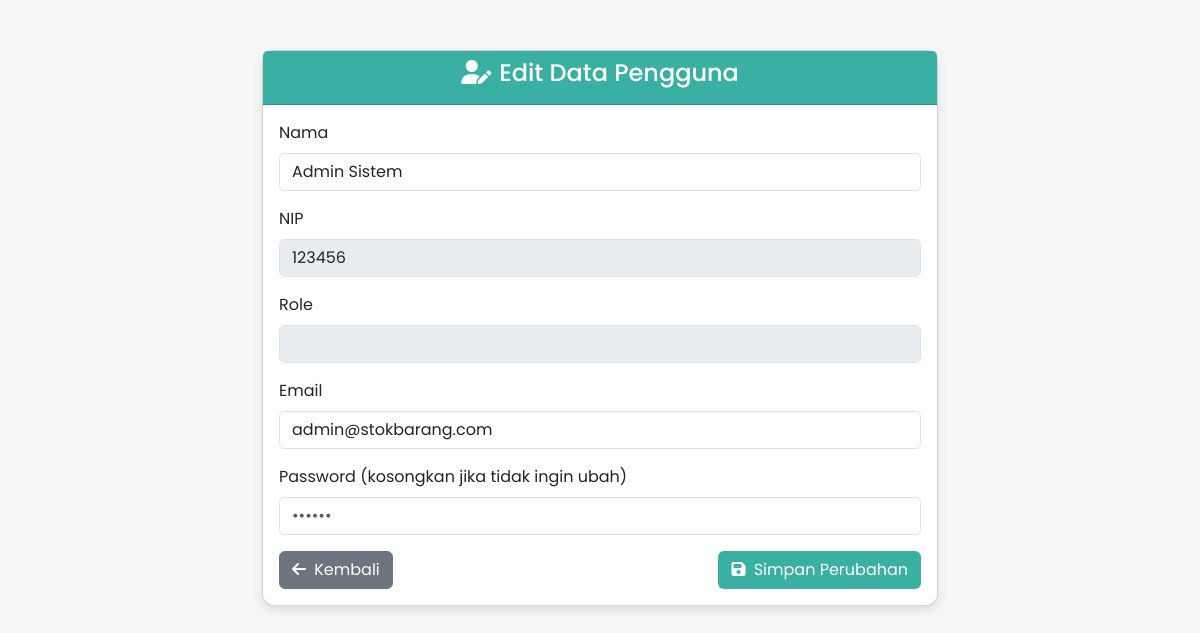
Screenshot of /edit.php?no=1 with the database file from the repository.
### tables this page shows
CREATE TABLE `pengguna` (
  `NO` int(11) NOT NULL,
  `nama` varchar(100) NOT NULL,
  `nip` varchar(50) DEFAULT NULL,
  `kontak` int(20) DEFAULT NULL,
  `email` varchar(100) NOT NULL,
  `PASSWORD` varchar(255) NOT NULL,
  `ROLE` varchar(50) NOT NULL
);

### edit.php (the view, shortened to what this page needs)
<?php
include("koneksi.php");
$no = intval($_GET['no']);
$sql = "SELECT * FROM pengguna WHERE no = $no";
$result = $db->query($sql);
$data = $result->fetch_assoc();
?>
<!DOCTYPE html>
<html lang="id">
<head>
<link href="https://cdn.jsdelivr.net/npm/bootstrap@5.3.2/dist/css/bootstrap.min.css" rel="stylesheet">
<link rel="stylesheet" href="https://cdnjs.cloudflare.com/ajax/libs/font-awesome/6.5.1/css/all.min.css">
</head>
<body>
<div class="container">
  <div class="card">
    <div class="card-header text-center">
      <h4><i class="fa-solid fa-user-pen me-2"></i>Edit Data Pengguna</h4>
    </div>
    <div class="card-body">
      <form action="proses_pengguna.php" method="POST">
        <div class="mb-3">
          <label class="form-label">Nama</label>
          <input type="text" name="nama" class="form-control" value="<?= htmlspecialchars($data['nama']); ?>" required>
        </div>
        <div class="mb-3">
          <label class="form-label">NIP</label>
          <input type="text" class="form-control" value="<?= htmlspecialchars($data['nip']); ?>" disabled>
        </div>
        <div class="mb-3">
          <label class="form-label">Role</label>
          <input type="text" class="form-control" value="<?= htmlspecialchars($data['role']); ?>" disabled>
        </div>
        <div class="mb-3">
          <label class="form-label">Email</label>
          <input type="email" name="email" class="form-control" value="<?= htmlspecialchars($data['email']); ?>" required>
        </div>
        <div class="mb-3">
          <label class="form-label">Password (kosongkan jika tidak ingin ubah)</label>
          <input type="password" name="password" class="form-control" placeholder="••••••">
        </div>
        <div class="d-flex justify-content-between">
          <a href="pengguna.php" class="btn btn-secondary">
            <i class="fa-solid fa-arrow-left me-1"></i> Kembali
          </a>
          <button type="submit" name="edit" class="btn btn-custom">
            <i class="fa-solid fa-save me-1"></i> Simpan Perubahan
          </button>
        </div>
      </form>
    </div>
  </div>
</div>
</body>
</html>

### edit.php (style rules this page uses)
body { font-family: 'Poppins', sans-serif; background: #f5f7f7; margin: 0; padding: 0; }
.container { max-width: 700px; margin-top: 50px; }
.card { border-radius: 12px; box-shadow: 0 4px 10px rgba(0,0,0,0.1); }
.card-header { background: #3AB0A2; color: #fff; border-radius: 12px 12px 0 0; }
.btn-custom { background: #3AB0A2; color: #fff; }

### rows the page displays
pengguna: nama "Admin Sistem", nip "123456", email "admin@stokbarang.com"
